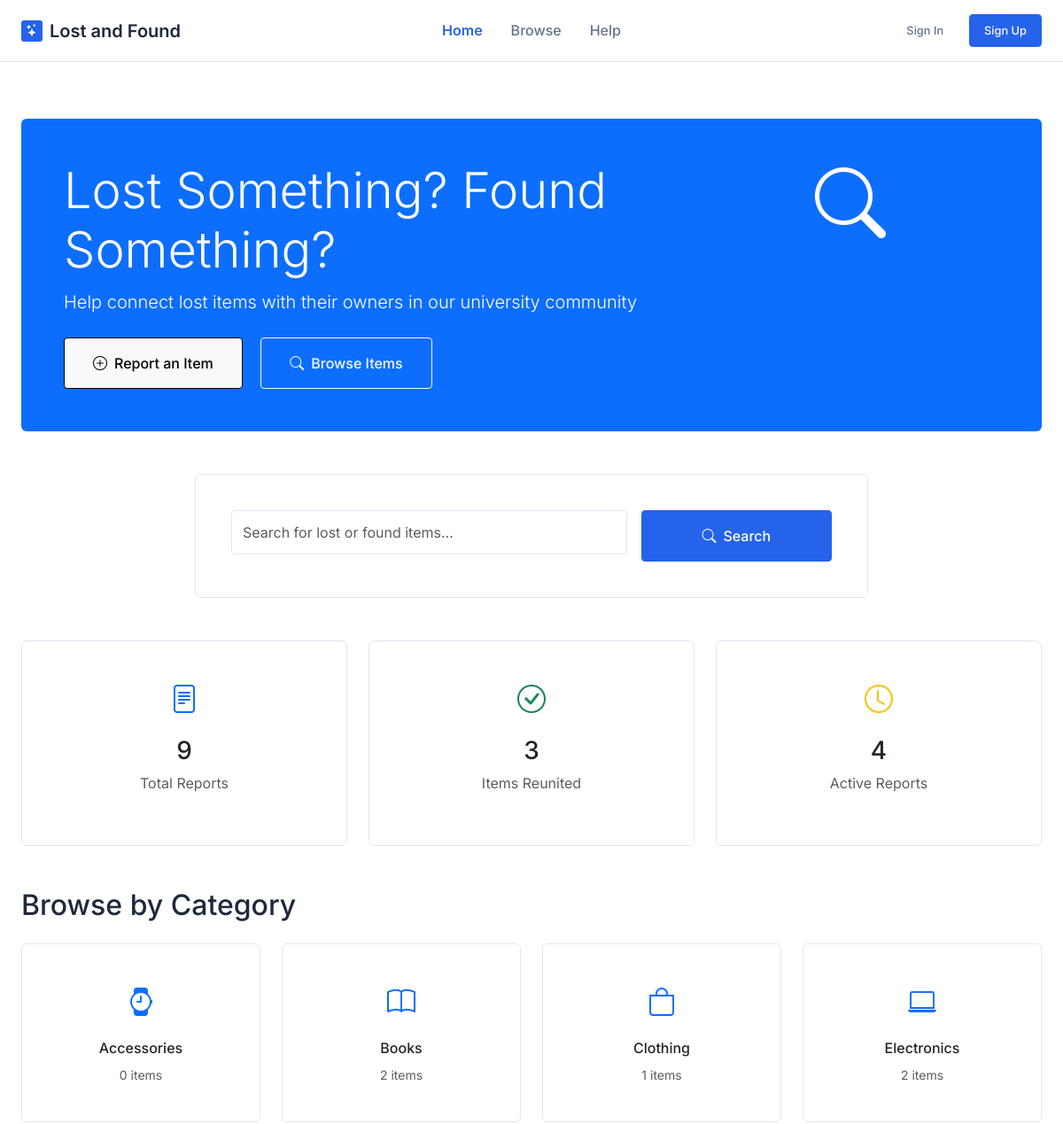
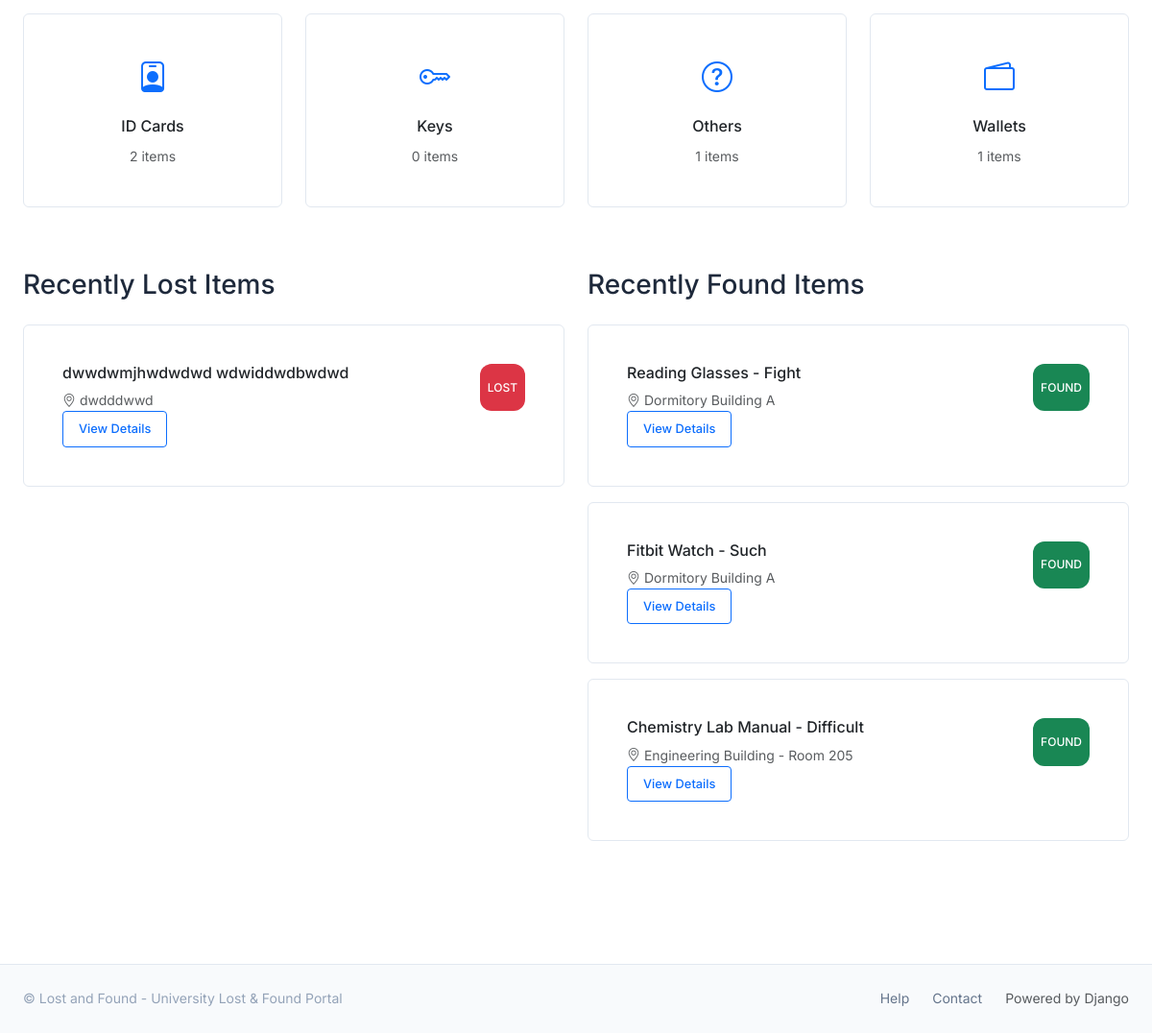
The page / on the database its author committed (2 pictures, top to bottom).
### lost_found/models.py (models this page shows, shortened)
class ItemCategory(models.Model):
    name = models.CharField(max_length=50, unique=True)
    slug = models.SlugField(max_length=50, unique=True)
    icon = models.CharField(max_length=50, help_text="Bootstrap icon name (e.g., 'bi-laptop')")
    order = models.IntegerField(default=0)
    created_at = models.DateTimeField(auto_now_add=True)
    class Meta:
        verbose_name = "Item Category"
        verbose_name_plural = "Item Categories"
        ordering = ['order', 'name']

class ItemReport(models.Model):
    TYPE_CHOICES = [
        ('LOST', 'Lost'),
        ('FOUND', 'Found'),
    ]
    STATUS_CHOICES = [
        ('OPEN', 'Open'),
        ('CLAIMED', 'Claimed'),
        ('RETURNED', 'Returned'),
        ('CLOSED', 'Closed'),
    ]
    type = models.CharField(max_length=5, choices=TYPE_CHOICES, db_index=True)
    title = models.CharField(
        max_length=120,
        validators=[MinLengthValidator(10), MaxLengthValidator(120)],
        help_text="Brief description of the item"
    )
    description = models.TextField(
        validators=[MinLengthValidator(50), MaxLengthValidator(2000)],
        help_text="Detailed description of the item"
    )
    category = models.ForeignKey(ItemCategory, on_delete=models.PROTECT, related_name='reports')
    location_text = models.CharField(max_length=200, help_text="Where the item was lost/found")
    latitude = models.DecimalField(max_digits=9, decimal_places=6, null=True, blank=True)
    longitude = models.DecimalField(max_digits=9, decimal_places=6, null=True, blank=True)
    date_event = models.DateField(help_text="Date item was lost/found")
    created_at = models.DateTimeField(auto_now_add=True, db_index=True)
    updated_at = models.DateTimeField(auto_now=True)
    reward_offered = models.DecimalField(
        max_digits=8, decimal_places=2, null=True, blank=True,
        validators=[MinValueValidator(0)],
        help_text="Reward amount offered (if any)"
    )
    status = models.CharField(max_length=10, choices=STATUS_CHOICES, default='OPEN', db_index=True)
    reporter = models.ForeignKey(User, on_delete=models.CASCADE, related_name='reports')
    claim_code = models.CharField(max_length=8, unique=True, default=generate_claim_code)
    is_approved = models.BooleanField(default=False, db_index=True)
    approved_by = models.ForeignKey(User, on_delete=models.SET_NULL, null=True, blank=True, related_name='approved_reports')
    approved_at = models.DateTimeField(null=True, blank=True)
    is_rejected = models.BooleanField(default=False, db_index=True)
    rejected_by = models.ForeignKey(User, on_delete=models.SET_NULL, null=True, blank=True, related_name='rejected_reports')
    rejected_at = models.DateTimeField(null=True, blank=True)
    rejection_reason = models.TextField(blank=True)
    is_flagged = models.BooleanField(default=False, db_index=True)
    flagged_by = models.ForeignKey(User, on_delete=models.SET_NULL, null=True, blank=True, related_name='flagged_reports')
    flagged_at = models.DateTimeField(null=True, blank=True)
    flag_reason = models.CharField(max_length=500, blank=True)
    admin_notes = models.TextField(blank=True, help_text="Internal notes visible only to staff")
    view_count = models.PositiveIntegerField(default=0)
    class Meta:
        verbose_name = "Item Report"
        verbose_name_plural = "Item Reports"
        ordering = ['-created_at']
        indexes = [
            models.Index(fields=['type', 'status', 'is_approved']),
            models.Index(fields=['category', 'status']),
            models.Index(fields=['reporter', 'status']),
        ]

### lost_found/views.py (the view)
# urls.py: path('', views.HomeView.as_view(), name='home'),
class HomeView(TemplateView):
    template_name = 'lost_found/home.html'
    def get_context_data(self, **kwargs):
        context = super().get_context_data(**kwargs)
        recent_lost = ItemReport.objects.filter(
            is_approved=True, type='LOST', status='OPEN'
        ).select_related('category', 'reporter')[:6]
        recent_found = ItemReport.objects.filter(
            is_approved=True, type='FOUND', status='OPEN'
        ).select_related('category', 'reporter')[:6]
        categories = ItemCategory.objects.annotate(
            report_count=Count('reports', filter=Q(reports__is_approved=True))
        )
        stats = {
            'total_reports': ItemReport.objects.filter(is_approved=True).count(),
            'resolved_reports': ItemReport.objects.filter(
                is_approved=True, status__in=['RETURNED', 'CLAIMED']
            ).count(),
            'active_reports': ItemReport.objects.filter(
                is_approved=True, status='OPEN'
            ).count(),
        }
        context.update({
            'recent_lost': recent_lost,
            'recent_found': recent_found,
            'categories': categories,
            'stats': stats,
        })
        return context

### templates/lost_found/home.html (shortened to what this page needs)
{% extends 'base.html' %}
{% block content %}
<div class="hero-section bg-primary text-white rounded p-5 mb-5">
    <div class="row">
        <div class="col-lg-8">
            <h1 class="display-4">Lost Something? Found Something?</h1>
            <p class="lead">Help connect lost items with their owners in our university community</p>
            <div class="mt-4">
                <a href="{% url 'lost_found:report_create' %}" class="btn btn-light btn-lg me-3">
                    <i class="bi bi-plus-circle"></i> Report an Item
                </a>
                <a href="{% url 'lost_found:report_list' %}" class="btn btn-outline-light btn-lg">
                    <i class="bi bi-search"></i> Browse Items
                </a>
            </div>
        </div>
        <div class="col-lg-4 text-center">
            <i class="bi bi-search display-1"></i>
        </div>
    </div>
</div>
<div class="row mb-5">
    <div class="col-lg-8 mx-auto">
        <div class="card">
            <div class="card-body">
                <form method="GET" action="{% url 'lost_found:report_list' %}">
                    <div class="row g-3">
                        <div class="col-md-8">
                            <input type="text" class="form-control form-control-lg"
                                   name="q" placeholder="Search for lost or found items...">
                        </div>
                        <div class="col-md-4">
                            <button type="submit" class="btn btn-primary btn-lg w-100">
                                <i class="bi bi-search"></i> Search
                            </button>
                        </div>
                    </div>
                </form>
            </div>
        </div>
    </div>
</div>
<div class="row mb-5">
    <div class="col-md-4">
        <div class="card text-center h-100">
            <div class="card-body">
                <i class="bi bi-file-text text-primary" style="font-size: 2rem;"></i>
                <h3 class="mt-3">{{ stats.total_reports }}</h3>
                <p class="text-muted">Total Reports</p>
            </div>
        </div>
    </div>
    <div class="col-md-4">
        <div class="card text-center h-100">
            <div class="card-body">
                <i class="bi bi-check-circle text-success" style="font-size: 2rem;"></i>
                <h3 class="mt-3">{{ stats.resolved_reports }}</h3>
                <p class="text-muted">Items Reunited</p>
            </div>
        </div>
    </div>
    <div class="col-md-4">
        <div class="card text-center h-100">
            <div class="card-body">
                <i class="bi bi-clock text-warning" style="font-size: 2rem;"></i>
                <h3 class="mt-3">{{ stats.active_reports }}</h3>
                <p class="text-muted">Active Reports</p>
            </div>
        </div>
    </div>
</div>
<div class="mb-5">
    <h2 class="mb-4">Browse by Category</h2>
    <div class="row">
        {% for category in categories %}
        <div class="col-lg-3 col-md-4 col-sm-6 mb-3">
            <a href="{% url 'lost_found:report_list' %}?category={{ category.id }}"
               class="text-decoration-none">
                <div class="card h-100 text-center hover-shadow">
                    <div class="card-body">
                        <i class="{{ category.icon }} text-primary" style="font-size: 2rem;"></i>
                        <h6 class="mt-3">{{ category.name }}</h6>
                        <small class="text-muted">{{ category.report_count }} items</small>
                    </div>
                </div>
            </a>
        </div>
        {% endfor %}
    </div>
</div>
<div class="row">
    <div class="col-md-6">
        <h3 class="mb-4">Recently Lost Items</h3>
        <div class="row">
            {% for item in recent_lost %}
            <div class="col-md-12 mb-3">
                <div class="card">
                    <div class="card-body">
                        <div class="d-flex justify-content-between">
                            <div>
                                <h6 class="card-title">{{ item.title }}</h6>
                                <p class="card-text small text-muted">
                                    <i class="bi bi-geo-alt"></i> {{ item.location_text }}
                                </p>
                            </div>
                            <span class="badge bg-danger">LOST</span>
                        </div>
                        <a href="{% url 'lost_found:report_detail' item.pk %}"
                           class="btn btn-sm btn-outline-primary">View Details</a>
                    </div>
                </div>
            </div>
            {% empty %}
            <p class="text-muted">No recent lost items.</p>
            {% endfor %}
        </div>
    </div>
    <div class="col-md-6">
        <h3 class="mb-4">Recently Found Items</h3>
        <div class="row">
            {% for item in recent_found %}
            <div class="col-md-12 mb-3">
                <div class="card">
                    <div class="card-body">
                        <div class="d-flex justify-content-between">
                            <div>
                                <h6 class="card-title">{{ item.title }}</h6>
                                <p class="card-text small text-muted">
                                    <i class="bi bi-geo-alt"></i> {{ item.location_text }}
                                </p>
                            </div>
                            <span class="badge bg-success">FOUND</span>
                        </div>
                        <a href="{% url 'lost_found:report_detail' item.pk %}"
                           class="btn btn-sm btn-outline-primary">View Details</a>
                    </div>
                </div>
            </div>
            {% empty %}
            <p class="text-muted">No recent found items.</p>
            {% endfor %}
        </div>
    </div>
</div>
{% endblock %}

### static/lost_found/css/style.css (style rules this page uses)
:root { --primary: #2563eb; --primary-light: #3b82f6; --primary-dark: #1d4ed8; --secondary: #64748b; --secondary-light: #94a3b8; --secondary-dark: #475569; --accent: #059669; --accent-light: #10b981; --accent-dark: #047857; --danger: #dc2626; --warning: #d97706; --info: #0891b2; --success: var(--accent); --warning: var(--warning); --error: var(--danger); --info: var(--info); --gray-50: #fafafa; --gray-100: #f5f5f5; --gray-200: #e5e5e5; --gray-300: #d4d4d4; --gray-400: #a3a3a3; --gray-500: #737373; --gray-600: #525252; --gray-700: #404040; --gray-800: #262626; --gray-900: #171717; --background: #ffffff; --surface: #f8fafc; --surface-elevated: #ffffff; --border: #e2e8f0; --text-primary: #1e293b; --text-secondary: #64748b; --text-muted: #94a3b8; --radius-sm: 0.375rem; --radius-md: 0.5rem; --radius-lg: 0.75rem; --radius-xl: 1rem; --radius-2xl: 1.5rem; --shadow-sm: 0 1px 2px 0 rgb(0 0 0 / 0.05); --shadow-md: 0 4px 6px -1px rgb(0 0 0 / 0.1), 0 2px 4px -2px rgb(0 0 0 / 0.1); --shadow-lg: 0 10px 15px -3px rgb(0 0 0 / 0.1), 0 4px 6px -4px rgb(0 0 0 / 0.1); --shadow-xl: 0 20px 25px -5px rgb(0 0 0 / 0.1), 0 8px 10px -6px rgb(0 0 0 / 0.1); --shadow-colored: 0 10px 25px -5px rgba(14, 165, 233, 0.15), 0 8px 10px -6px rgba(168, 85, 247, 0.1); --shadow-glow: 0 0 20px rgba(14, 165, 233, 0.3); --transition-fast: 150ms cubic-bezier(0.4, 0, 0.2, 1); --transition-normal: 300ms cubic-bezier(0.4, 0, 0.2, 1); --transition-slow: 500ms cubic-bezier(0.4, 0, 0.2, 1); --font-sans: 'Inter', -apple-system, BlinkMacSystemFont, 'Segoe UI', Roboto, 'Helvetica Neue', sans-serif; --font-display: 'Inter', Georgia, serif; --font-mono: 'JetBrains Mono', 'Fira Code', 'Consolas', monospace; --container-padding: 1.5rem; --section-spacing: 4rem; --element-spacing: 1.5rem; }
* { box-sizing: border-box; }
body { font-family: var(--font-sans); line-height: 1.6; color: var(--text-primary); background-color: var(--background); margin: 0; padding: 0; font-size: 16px; font-weight: 400; }
.btn { display: inline-flex; align-items: center; justify-content: center; gap: 0.5rem; padding: 0.5rem 1rem; border: 1px solid; border-radius: 4px; font-family: var(--font-sans); font-size: 0.875rem; font-weight: 500; text-decoration: none; cursor: pointer; transition: all 0.15s ease; }
.btn-primary { background: var(--primary); color: white; border-color: var(--primary); }
.btn-sm { padding: 0.5rem 1rem; font-size: 0.8rem; }
.btn-lg { padding: 1rem 2rem; font-size: 1rem; }
.card { background: #ffffff; border: 1px solid var(--border); border-radius: 6px; padding: 1.5rem; }
.card-body { margin: 0; }
.hero-section { background: var(--primary); color: white; padding: 3rem 0; }
.form-control { background: #ffffff; border: 1px solid var(--border); border-radius: 4px; padding: 0.75rem; font-size: 1rem; transition: border-color 0.15s ease; width: 100%; }
.badge { display: inline-flex; align-items: center; gap: 0.25rem; padding: 0.25rem 0.5rem; border-radius: 12px; font-size: 0.75rem; font-weight: 500; }

### rows shown on the page
ItemCategory: name "Accessories", report_count "0"
ItemCategory: name "Books", report_count "2"
ItemCategory: name "Clothing", report_count "1"
ItemCategory: name "Electronics", report_count "2"
ItemCategory: name "ID Cards", report_count "2"
ItemCategory: name "Keys", report_count "0"
ItemCategory: name "Others", report_count "1"
ItemCategory: name "Wallets", report_count "1"
ItemReport: title "dwwdwmjhwdwdwd wdwiddwdbwdwd", location_text "dwdddwwd"
ItemReport: title "Reading Glasses - Fight", location_text "Dormitory Building A"
ItemReport: title "Fitbit Watch - Such", location_text "Dormitory Building A"
ItemReport: title "Chemistry Lab Manual - Difficult", location_text "Engineering Building - Room 205"

### other values the page prints
{{ stats.total_reports }} "9"
{{ stats.resolved_reports }} "3"
{{ stats.active_reports }} "4"
